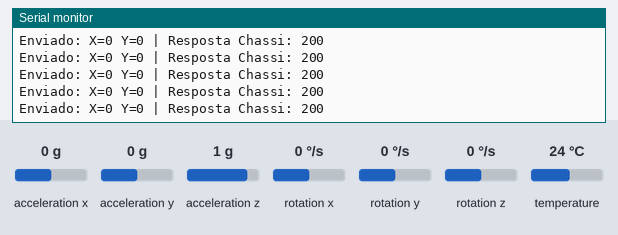
A sketch run on a simulated ESP32. On the bench: the last lines printed to the serial monitor. The inputs (shaded band) are chosen by the test bench; at power-on: acceleration x 0 g, acceleration y 0 g, acceleration z 1 g, rotation x 0 °/s, rotation y 0 °/s, rotation z 0 °/s, temperature 24 °C. WiFi joins after 1.5 s; servers stay silent unless stated; uploads are accepted with an empty reply.

Above: at 2.7 s.
2.8 s: acceleration x set to -1.4 g
At 3.28 s:
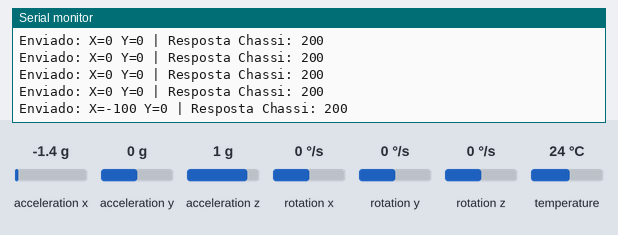
4.3 s: acceleration y set to -1.4 g
At 4.5 s:
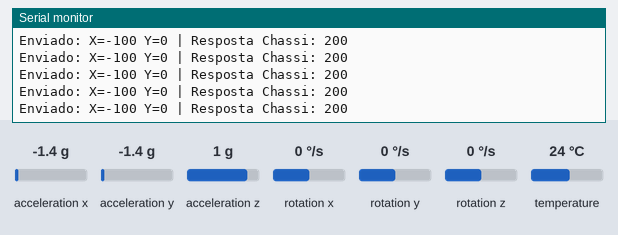
5.8 s: acceleration x set to -0.8 g
At 5.92 s:
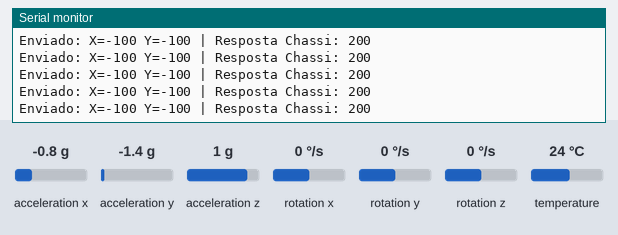
Timing chart, 0 to 8.8 s (numbered marks = the images above; inputs shaded):
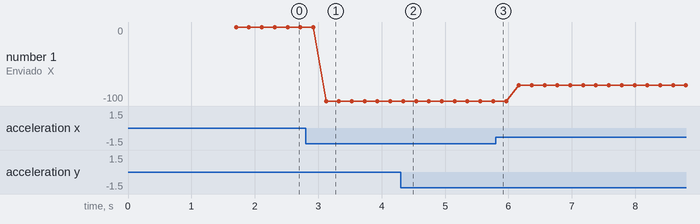

Measured:
- after the input at 2.8 s, the serial monitor: prints a new line after 0.32 s (image 1)
- plotted number 1: 0 → -100 after the input at 2.8 s, -100 → -79 after the input at 5.8 s

The sketch:

Luva_do_carro.ino
```cpp
#include <WiFi.h>
#include <HTTPClient.h>
#include <Wire.h>
#include <Adafruit_MPU6050.h>
#include <Adafruit_Sensor.h>

Adafruit_MPU6050 mpu;

// Configurações da rede Wi-Fi criada pelo carrinho
const char* ssid = "Turbo_Baby";
const char* password = "TurboBaby";
const String urlCarrinho = "http://192.168.4.1/joy";

// Controle de fluxo (Limite de 20 pacotes por segundo)
unsigned long ultimoEnvio = 0;
const int intervaloEnvio = 50;

void setup() {
  Serial.begin(115200);

  // 1. Inicializa o Wi-Fi no modo Cliente (Station)
  WiFi.mode(WIFI_STA);
  WiFi.begin(ssid, password);
  Serial.print("Procurando a rede do Turbo Baby...");

  while (WiFi.status() != WL_CONNECTED) {
    delay(500);
    Serial.print(".");
  }
  Serial.println("\nConectado ao Chassi com sucesso!");

  // 2. Inicializa a comunicação I2C com o MPU6050
  if (!mpu.begin()) {
    Serial.println("Falha ao encontrar o chip MPU6050. Verifique os fios SDA e SCL.");
    while (1) { delay(10); } // Trava o sistema por segurança
  }
  Serial.println("MPU6050 detectado e calibrado!");

  // Ajuste fino para estabilidade do giroscópio
  mpu.setAccelerometerRange(MPU6050_RANGE_2_G);
  mpu.setFilterBandwidth(MPU6050_BAND_21_HZ);
}

void loop() {
  // Dispara pacotes a cada 50ms para evitar sobrecarga na rede
  if (millis() - ultimoEnvio >= intervaloEnvio) {
    ultimoEnvio = millis();

    // Captura os dados analógicos da gravidade no pulso
    sensors_event_t a, g, temp;
    mpu.getEvent(&a, &g, &temp);

    // Converte a força G (-9.8 a 9.8) para a escala de porcentagem (-100 a 100)
    // O eixo Y controla Frente/Ré e o eixo X controla a direção
    int eixoY = map(a.acceleration.y * 100, -1000, 1000, -100, 100);
    int eixoX = map(a.acceleration.x * 100, -1000, 1000, -100, 100);

    // Trava os valores no limite matemático do chassi
    eixoY = constrain(eixoY, -100, 100);
    eixoX = constrain(eixoX, -100, 100);

    // Zona Morta: Ignora tremores naturais da mão para evitar que o robô engasgue
    if (abs(eixoY) < 15) eixoY = 0;
    if (abs(eixoX) < 15) eixoX = 0;

    // Se estiver conectado à rede do chassi, atira o pacote HTTP
    if (WiFi.status() == WL_CONNECTED) {
      HTTPClient http;

      // Constrói a rota /joy com as variáveis que o carrinho espera
      String pacoteDados = urlCarrinho + "?x=" + String(eixoX) + "&y=" + String(eixoY);

      http.begin(pacoteDados);
      int httpCode = http.GET();

      if (httpCode > 0) {
        Serial.printf("Enviado: X=%d Y=%d | Resposta Chassi: %d\n", eixoX, eixoY, httpCode);
      } else {
        Serial.println("Falha ao entregar o pacote via Wi-Fi");
      }

      http.end(); // Encerra a conexão para liberar memória
    }
  }
}
```
